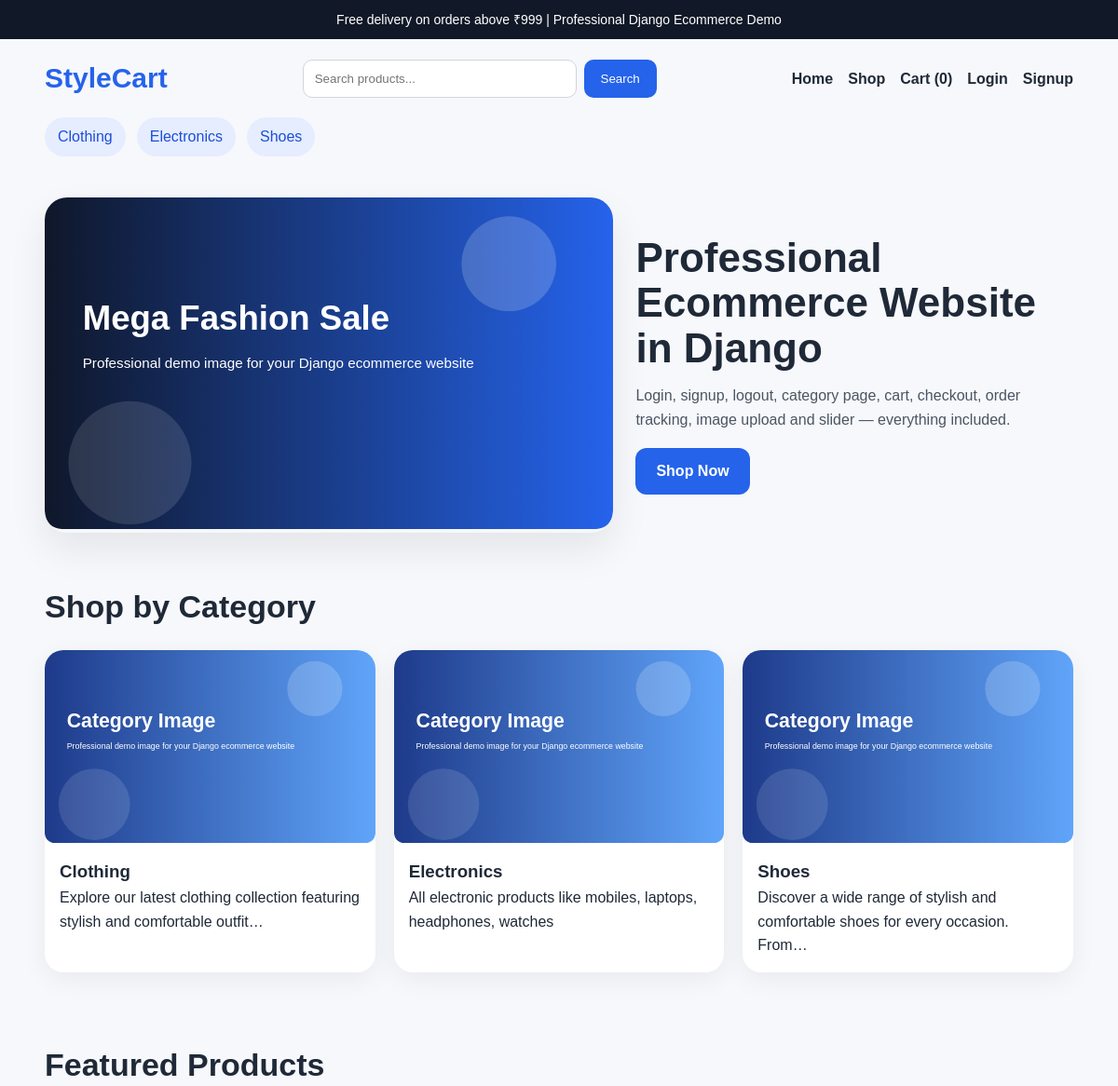
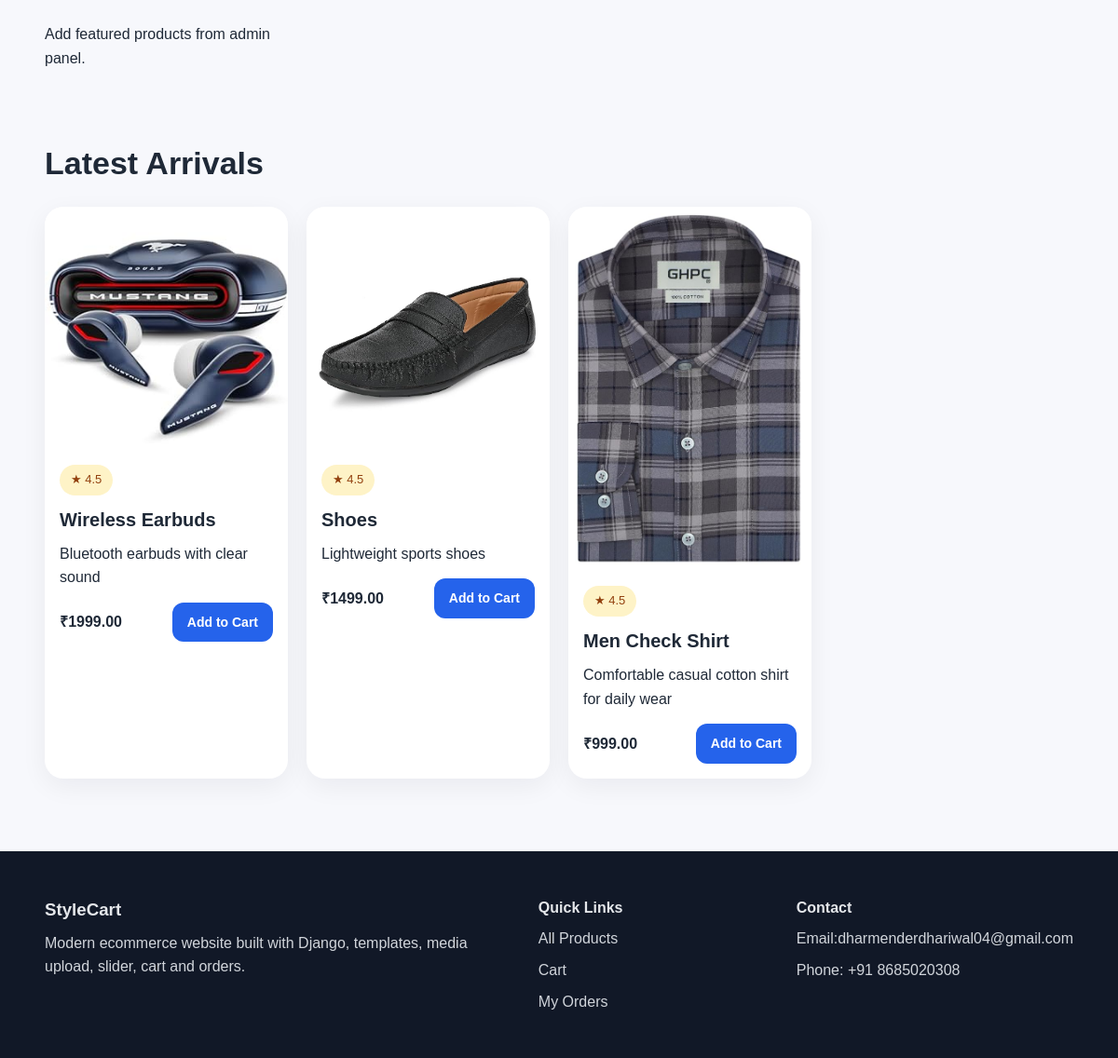
The page / on the database its author committed (2 pictures, top to bottom).
### shop/models.py (models this page shows, shortened)
class Category(models.Model):
    name = models.CharField(max_length=120, unique=True)
    slug = models.SlugField(unique=True)
    description = models.TextField(blank=True)
    image = models.ImageField(upload_to='categories/', blank=True, null=True)
    class Meta:
        ordering = ['name']
        verbose_name_plural = 'Categories'
    def get_absolute_url(self):
        return reverse('shop:category_products', args=[self.slug])

class Product(models.Model):
    category = models.ForeignKey(Category, related_name='products', on_delete=models.CASCADE)
    name = models.CharField(max_length=200)
    slug = models.SlugField(unique=True)
    short_description = models.CharField(max_length=255)
    description = models.TextField()
    price = models.DecimalField(max_digits=10, decimal_places=2)
    image = models.ImageField(upload_to='product_images/', blank=True, null=True)
    stock = models.PositiveIntegerField(default=10)
    available = models.BooleanField(default=True)
    is_featured = models.BooleanField(default=False)
    rating = models.DecimalField(max_digits=2, decimal_places=1, default=4.5)
    created_at = models.DateTimeField(auto_now_add=True)
    class Meta:
        ordering = ['-created_at']
    def get_absolute_url(self):
        return reverse('shop:product_detail', args=[self.slug])

### shop/views.py (the view)
# urls.py: path('', views.home, name='home'),
def home(request):
    featured_products = Product.objects.filter(available=True, is_featured=True)[:8]
    latest_products = Product.objects.filter(available=True)[:8]
    categories = Category.objects.all()[:6]
    return render(request, 'shop/home.html', {
        'featured_products': featured_products,
        'latest_products': latest_products,
        'categories': categories,
    })

### shop/context_processors.py (called while the page is built)
def cart_item_count(request):
    cart = request.session.get('cart', {})
    return {'cart_item_count': sum(cart.values())}

def categories_menu(request):
    return {'menu_categories': Category.objects.all()[:8]}

### shop/templates/shop/home.html (shortened to what this page needs)
{% extends 'base.html' %}
{% load static %}
{% block content %}
<section class="hero container">
    <div class="slider" id="slider">
        <div class="slide active"><img src="{% static 'images/slide1.svg' %}" alt="Slide 1"></div>
    </div>
    <div class="hero-content">
        <h1>Professional Ecommerce Website in Django</h1>
        <p>Login, signup, logout, category page, cart, checkout, order tracking, image upload and slider — everything included.</p>
        <a class="btn" href="{% url 'shop:product_list' %}">Shop Now</a>
    </div>
</section>
<section class="container section">
    <div class="section-head">
        <h2>Shop by Category</h2>
    </div>
    <div class="grid grid-3">
        {% for category in categories %}
            <a href="{{ category.get_absolute_url }}" class="card category-card">
                {% if category.image %}
                    <img src="{{ category.image.url }}" alt="{{ category.name }}">
                {% else %}
                    <img src="{% static 'images/category-default.svg' %}" alt="{{ category.name }}">
                {% endif %}
                <div class="card-body">
                    <h3>{{ category.name }}</h3>
                    <p>{{ category.description|default:'Premium collection for your store.'|truncatechars:80 }}</p>
                </div>
            </a>
        {% endfor %}
    </div>
</section>
<section class="container section">
    <div class="section-head">
        <h2>Featured Products</h2>
    </div>
    <div class="grid grid-4">
        {% for product in featured_products %}
            {% include 'shop/partials/product_card.html' %}
        {% empty %}
            <p>Add featured products from admin panel.</p>
        {% endfor %}
    </div>
</section>
<section class="container section">
    <div class="section-head">
        <h2>Latest Arrivals</h2>
    </div>
    <div class="grid grid-4">
        {% for product in latest_products %}
            {% include 'shop/partials/product_card.html' %}
        {% endfor %}
    </div>
</section>
{% endblock %}

### templates/base.html (shortened to what this page needs)
{% load static %}
<!DOCTYPE html>
<html lang="en">
<head>
    <link rel="stylesheet" href="{% static 'css/style.css' %}">
</head>
<body>
    {% include 'includes/navbar.html' %}
    {% block content %}{% endblock %}
    {% include 'includes/footer.html' %}
</body>
</html>

### templates/includes/navbar.html
<header class="header">
    <div class="topbar">Free delivery on orders above ₹999 | Professional Django Ecommerce Demo</div>
    <nav class="navbar container">
        <a class="brand" href="{% url 'shop:home' %}">StyleCart</a>
        <form class="search-form" action="{% url 'shop:product_list' %}" method="get">
            <input type="text" name="q" placeholder="Search products..." value="{{ request.GET.q }}">
            <button type="submit">Search</button>
        </form>
        <div class="nav-links">
            <a href="{% url 'shop:home' %}">Home</a>
            <a href="{% url 'shop:product_list' %}">Shop</a>
            <a href="{% url 'shop:cart' %}">Cart ({{ cart_item_count }})</a>
            {% if request.user.is_authenticated %}
                <a href="{% url 'shop:my_orders' %}">My Orders</a>
                <a href="{% url 'accounts:logout' %}">Logout</a>
            {% else %}
                <a href="{% url 'accounts:login' %}">Login</a>
                <a href="{% url 'accounts:signup' %}">Signup</a>
            {% endif %}
        </div>
    </nav>
    <div class="category-strip container">
        {% for category in menu_categories %}
            <a href="{{ category.get_absolute_url }}">{{ category.name }}</a>
        {% empty %}
            <span>Add categories from admin panel.</span>
        {% endfor %}
    </div>
</header>

### shop/templates/shop/partials/product_card.html
{% load static %}
<div class="card product-card">
    <a href="{{ product.get_absolute_url }}">
        {% if product.image %}
            <img src="{{ product.image.url }}" alt="{{ product.name }}">
        {% else %}
            <img src="{% static 'images/product-default.svg' %}" alt="{{ product.name }}">
        {% endif %}
    </a>
    <div class="card-body">
        <span class="badge">★ {{ product.rating }}</span>
        <h3><a href="{{ product.get_absolute_url }}">{{ product.name }}</a></h3>
        <p>{{ product.short_description }}</p>
        <div class="price-row">
            <strong>₹{{ product.price }}</strong>
            <a class="btn small" href="{% url 'shop:add_to_cart' product.id %}">Add to Cart</a>
        </div>
    </div>
</div>

### templates/includes/footer.html
<footer class="footer">
    <div class="container footer-grid">
        <div>
            <h3>StyleCart</h3>
            <p>Modern ecommerce website built with Django, templates, media upload, slider, cart and orders.</p>
        </div>
        <div>
            <h4>Quick Links</h4>
            <a href="{% url 'shop:product_list' %}">All Products</a>
            <a href="{% url 'shop:cart' %}">Cart</a>
            <a href="{% url 'shop:my_orders' %}">My Orders</a>
        </div>
        <div>
            <h4>Contact</h4>
            <p>Email:dharmenderdhariwal04@gmail.com</p>
            <p>Phone: +91 8685020308</p>
        </div>
    </div>
</footer>

### static/css/style.css (style rules this page uses)
* { box-sizing: border-box; margin: 0; padding: 0; }
body { font-family: Arial, sans-serif; background: #f7f8fc; color: #1f2937; line-height: 1.6; }
a { text-decoration: none; color: inherit; }
img { max-width: 100%; display: block; }
.container { width: min(1180px, 92%); margin: 0 auto; }
.topbar { background: #111827; color: #fff; text-align: center; padding: 10px; font-size: 14px; }
.navbar { display: flex; gap: 20px; align-items: center; justify-content: space-between; padding: 18px 0; }
.brand { font-size: 30px; font-weight: 700; color: #2563eb; }
.search-form { display: flex; flex: 1; max-width: 380px; }
.search-form input, .form-group input { width: 100%; padding: 12px; border: 1px solid #d1d5db; border-radius: 10px; }
.search-form button { padding: 12px 18px; border: none; background: #2563eb; color: #fff; border-radius: 10px; margin-left: 8px; }
.nav-links { display: flex; gap: 16px; flex-wrap: wrap; font-weight: 600; }
.category-strip { display: flex; gap: 12px; flex-wrap: wrap; padding-bottom: 16px; }
.category-strip a { background: #e5edff; color: #1d4ed8; padding: 8px 14px; border-radius: 999px; }
.hero { display: grid; grid-template-columns: 1.3fr 1fr; gap: 24px; align-items: center; padding: 28px 0; }
.slider { position: relative; overflow: hidden; border-radius: 24px; min-height: 360px; box-shadow: 0 18px 40px rgba(0,0,0,.08); }
.slide { display: none; }
.slide.active { display: block; }
.hero-content h1 { font-size: 44px; line-height: 1.1; margin-bottom: 14px; }
.hero-content p { margin-bottom: 18px; color: #4b5563; }
.btn { display: inline-block; background: #2563eb; color: #fff; padding: 12px 22px; border-radius: 12px; font-weight: 700; border: none; cursor: pointer; }
.btn.small { padding: 10px 16px; font-size: 14px; }
.section { padding: 24px 0 48px; }
.section-head { margin-bottom: 20px; }
.section-head h1, .section-head h2 { font-size: 34px; margin-bottom: 8px; }
.grid { display: grid; gap: 20px; }
.grid-3 { grid-template-columns: repeat(3, 1fr); }
.grid-4 { grid-template-columns: repeat(4, 1fr); }
.card { background: #fff; border-radius: 20px; overflow: hidden; box-shadow: 0 8px 28px rgba(15,23,42,.06); }
.card-body { padding: 16px; }
.badge { display: inline-block; background: #fef3c7; color: #92400e; padding: 6px 12px; border-radius: 999px; font-size: 13px; margin-bottom: 10px; }
.product-card h3 { font-size: 20px; margin-bottom: 8px; }
.price-row { display: flex; justify-content: space-between; align-items: center; margin-top: 14px; gap: 10px; }
.footer { background: #111827; color: #e5e7eb; padding: 48px 0; margin-top: 30px; }
.footer-grid { display: grid; grid-template-columns: 2fr 1fr 1fr; gap: 24px; }
.footer a, .footer p { display: block; margin-top: 8px; color: #d1d5db; }

### rows shown on the page
Category: name "Clothing", description "Explore our latest clothing collection featuring stylish and comfortable outfit…"
Category: name "Electronics", description "All electronic products like mobiles, laptops, headphones, watches"
Category: name "Shoes", description "Discover a wide range of stylish and comfortable shoes for every occasion. From…"
Product: image (picture), rating "4.5", name "Wireless Earbuds", short_description "Bluetooth earbuds with clear sound", price "1999.00"
Product: image (picture), rating "4.5", name "Shoes", short_description "Lightweight sports shoes", price "1499.00"
Product: image (picture), rating "4.5", name "Men Check Shirt", short_description "Comfortable casual cotton shirt for daily wear", price "999.00"

### other values the page prints
{{ cart_item_count }} "0"
